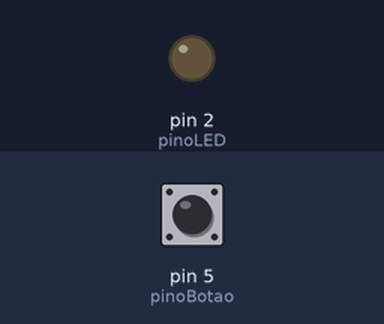
The sketch below on a simulated Arduino Uno, built with avr-gcc and run on an emulated ATmega328P. Shown: output pins drawn as LEDs (lit = HIGH). The test bench sets the inputs (shaded band); at power-on: pin 5 (pinoBotao) HIGH.

Above: at 1.2 s.
1.3 s: pin 5 (pinoBotao) pulled LOW for 0.15 s
At 1.6 s:
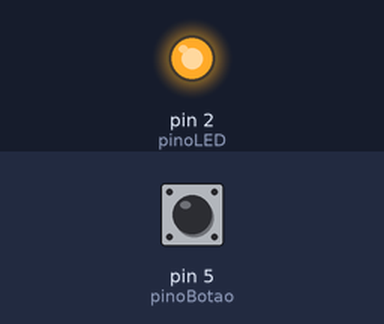
2.9 s: pin 5 (pinoBotao) pulled LOW for 1 s
At 4.0 s:
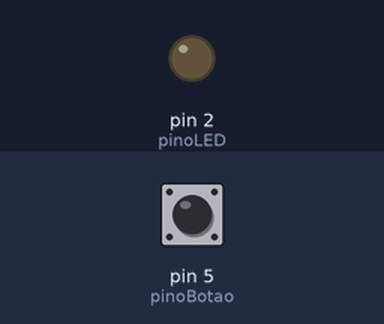
5.4 s: pin 5 (pinoBotao) pulled LOW for 3.2 s
At 5.9 s:
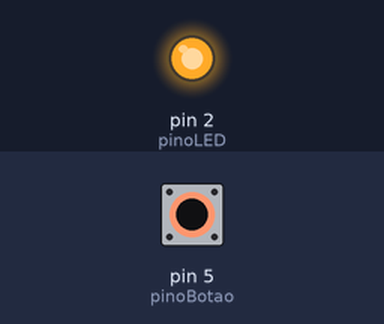
Timing chart, 0 to 8.4 s (numbered marks = the images above; inputs shaded):
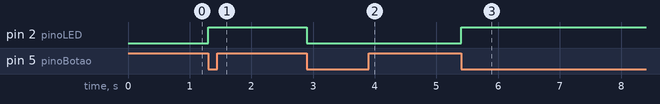

Measured:
- after the input at 1.3 s, pin 2 (pinoLED): LOW → HIGH at once
- after the input at 2.9 s, pin 2 (pinoLED): HIGH → LOW at once
- after the input at 5.4 s, pin 2 (pinoLED): LOW → HIGH at once

The sketch:

e-desafio-toggle.ino
```cpp
int pinoBotao  = 5;
int pinoLED    = 2;

int estadoLED  = LOW;
int ultimoBotao = HIGH;

void setup() {
  pinMode(pinoBotao, INPUT_PULLUP);
  pinMode(pinoLED,   OUTPUT);
}

void loop() {
  int botao = digitalRead(pinoBotao);

  if (botao == LOW && ultimoBotao == HIGH) {
    if (estadoLED == LOW) {
      estadoLED = HIGH;
    } else {
      estadoLED = LOW;
    }
    digitalWrite(pinoLED, estadoLED);
    // delay(20);
  }

  ultimoBotao = botao;
}
```
